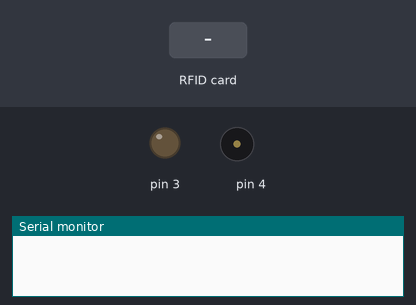
The sketch below on a simulated Arduino Uno, built with avr-gcc and run on an emulated ATmega328P. Parts: output pins drawn as LEDs (lit = HIGH), buzzer (waves = sounding), the last lines printed to the serial monitor. The test bench sets the inputs (shaded band). Pins used as bus, display or sensor lines are not drawn.

Above: at 1.2 s.
1.3 s: RFID card 5E 7A 19 C4 held to the reader
At 1.48 s:
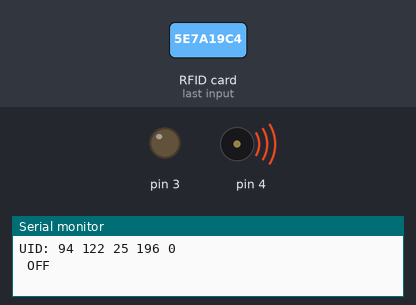
Timing chart, 0 to 4.3 s (numbered marks = the images above; inputs shaded):
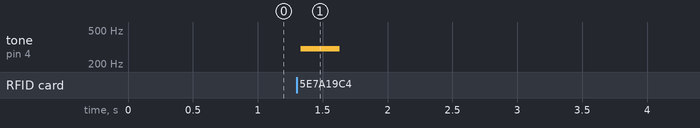

Measured:
- after the input at 1.3 s, tone on pin 4: silent → 300 Hz at once, → silent 0.30 s later

The sketch:

Zamok.ino
```cpp
#include <SPI.h>
#include <MFRC522.h>

int x;
int uid[4];
int kart[3][4]{ // массив для трех меток
  {
    52, 205, 230,31    }
  ,
  {
    251,53,224,13   }
  ,
  {
    162, 91,142, 96    }
};

MFRC522 mfrc522(10,9); //(SDA_PIN10, RST_PIN9, MISO_PIN12, MOSI_PIN11,SCK_PIN13,IRQ - not used)

void setup() {
  Serial.begin(9600);
  while (!Serial);
  SPI.begin();
  mfrc522.PCD_Init();
  pinMode(3,OUTPUT);// PIN3 - подключение реле

}

void loop() {
  if ( ! mfrc522.PICC_IsNewCardPresent() || ! mfrc522.PICC_ReadCardSerial() ) {
    delay(50);
    return;
  }
  Serial.print("UID: ");
  for (byte y = 0; y < (sizeof(kart)/sizeof(int)/4); y++) {
    for (byte i = 0; i < 4; i++) {
      uid[i] = mfrc522.uid.uidByte[i];
      if(uid[i]==kart[y][i]){
        x++;
      }
    }
    if(x<4){
      x=0;
    }
  }

  for (byte i = 0; i < 4; i++) {
    Serial.print(uid[i]);
    Serial.print(" ");
  }
  Serial.println(x);
  Serial.println();

  if(x>=4){
    digitalWrite(3,HIGH);
    tone(4,700,500); //  PIN4 - подключение пьезоизлучателя
    Serial.println(" ON ");
    Serial.println(" pause 5 sek ");
    delay(5000);
    tone(4,300,100);
    digitalWrite(3,LOW);
    Serial.println(" OFF ");
  }
  else{
    tone(4,300,300);
    Serial.println(" OFF ");
    delay(1000);
  }
  x=0;
}
```
